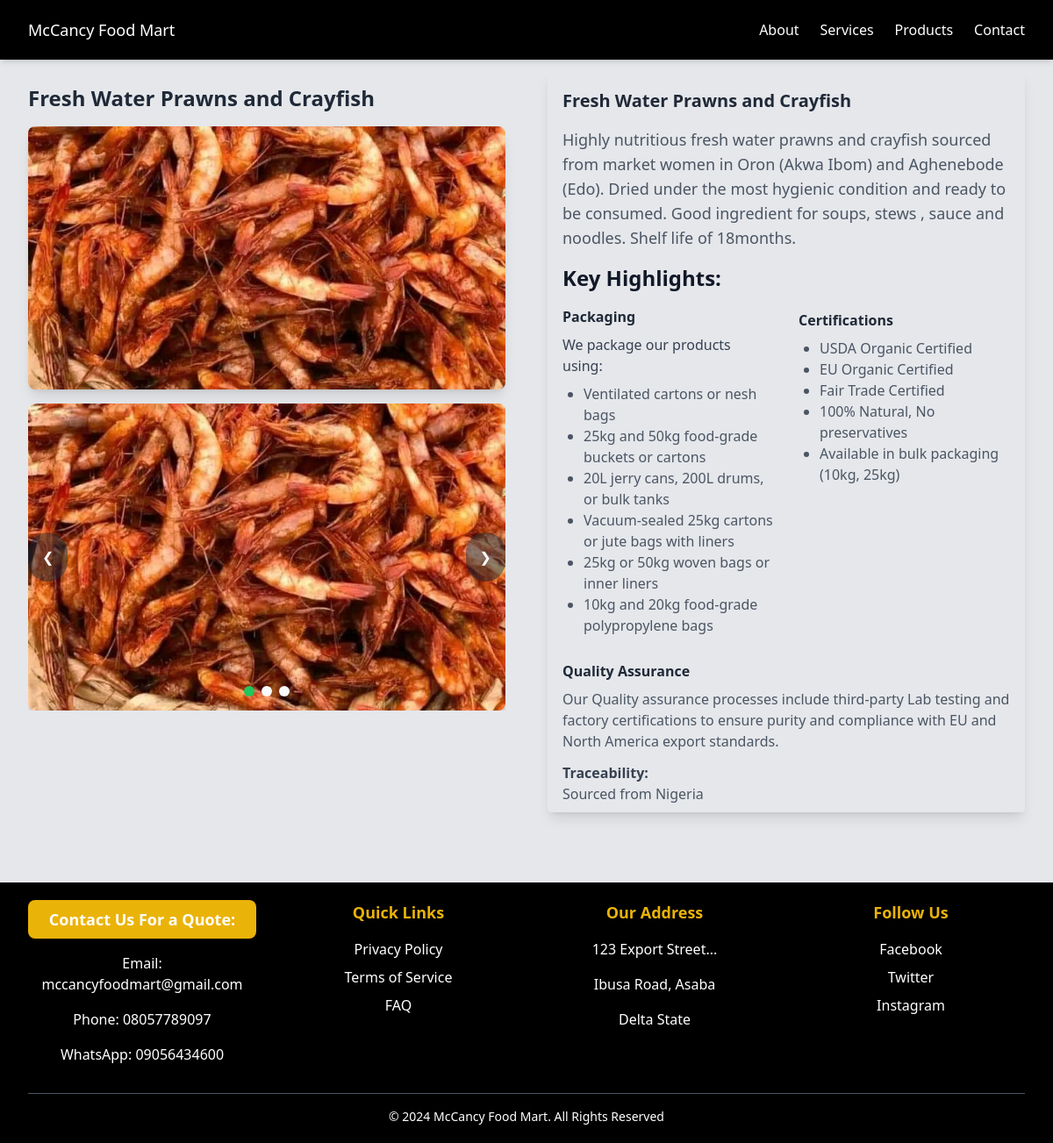
Screenshot of /product/fresh-water-prawns-and-crayfish/ with the database file from the repository.
### products/models.py (models this page shows, shortened)
class Product(models.Model):
    name = models.CharField(max_length=200)
    description = models.TextField()
    created_at = models.DateTimeField(auto_now_add=True)
    is_new_stock = models.BooleanField(default=True)
    slug = models.SlugField(unique=True, blank=True)

class ProductImage(models.Model):
    product = models.ForeignKey(Product, related_name='images', on_delete=models.CASCADE)
    image = models.ImageField(upload_to='product_images/')
    alt_text = models.CharField(max_length=255, blank=True, null=True)

class OwnerContact(models.Model):
    email = models.EmailField()
    mobile_number = models.CharField(max_length=15)
    whatsapp = models.CharField(max_length=15)

### products/views.py (the view)
# urls.py: path('product/<slug:slug>/', views.product_details, name='product_details'),
def product_details(request, slug):
    product = get_object_or_404(Product, slug=slug)
    images = product.images.all()
    return render(request, 'product_detail.html', {'product':product, 'images':images})

### products/context_processors.py (called while the page is built)
def owner_contact(request):
    owner_contact = OwnerContact.objects.first()
    return {'owner_contact':owner_contact}

### templates/product_detail.html (shortened to what this page needs)
{% extends 'base.html' %}
{% block content %}
<section class="py-20 bg-gray-200">
    <div class="max-w-7xl mx-auto px-4 sm:px-6 lg:px-8">
        <div class="grid grid-cols-1 lg:grid-cols-2 gap-12">
            <div class="">
            <h2 class="text-2xl font-bold text-gray-800 py-4">{{product.name}}</h2>
            <div class=" w-full h-[300px] mb-4">
                <img src="{{product.images.first.image.url}}"  alt="{{product.images.first.alt_text}}" class="w-full h-full object-cover rounded-lg shadow-lg"/>
            </div>
            {% if product.images.count > 1 %}
            <div class="relative">
                <div class="carousel-container overflow-hidden relative">
                    <div class="carousel-inner flex transition-transform duration-500">
                    {% for image in product.images.all %}
                    <div class="carousel-item flex-shrink-0 flex justify-center w-full h-[350px]">
                        <img src="{{image.image.url}}" class="w-full object-cover rounded-lg shadow-lg" alt="...">
                    </div>
                    {% endfor %}
                    </div>
                </div>
                <div class="absolute bottom-4 left-1/2 transform -translate-x-1/2 flex space-x-2">
                    {% for image in product.images.all %}
                    <button class="indicator w-3 h-3 rounded-full bg-gray-50 focus:outline-none" data-index="{{forloop.counter0}}"></button>
                    {% endfor %}
                </div>
                    <button class="absolute top-1/2 left-0 transform -translate-y-1/2 p-4 text-white bg-gray-800 bg-opacity-50 hover:bg-opacity-75 rounded-full" id="prevBtn">&#10094;</button>
                    <button class="absolute top-1/2 right-0 transform -translate-y-1/2 p-4 text-white bg-gray-800 bg-opacity-50 hover:bg-opacity-75 rounded-full" id="nextBtn">&#10095;</button>
            </div>
            {% endif %}
        </div>
        <aside class="border px-4 rounded shadow-lg">
            <div class="mt-5">
            <h2 class="text-xl font-bold text-gray-800">{{product.name}}</h2>
            <p class="mt-4 text-lg text-gray-600">{{product.description}}</p>
            </div>
            <h2 class="font-semibold text-2xl text-gray-900 mt-4 mb-2">Key Highlights: </h2>
            <div class="grid grid-cols-1 lg:grid-cols-2 gap-7">
            <div class="mt-2">
                <h2 class="font-semibold text-gray-800 mb-2">Packaging</h2>
                <p class=" text-gray-700">We package our products using:</p>
                <ul class="list-disc ml-6 mt-2 mb-4 text-gray-600">
                    <li>Ventilated cartons or nesh bags</li>
                    <li>25kg and 50kg food-grade buckets or cartons </li>
                    <li>20L jerry cans, 200L drums, or bulk tanks</li>
                    <li>Vacuum-sealed 25kg cartons or jute bags with liners</li>
                    <li>25kg or 50kg woven bags or inner liners</li>
                    <li>10kg and 20kg food-grade polypropylene bags</li>
                </ul>
            </div>
            <div class="mt-2">
                <h3 class="font-semibold text-gray-800 mt-1">Certifications </h3>
                <ul class="list-disc ml-6 mt-2 mb-4 text-gray-600">
                  <li>USDA Organic Certified</li>
                  <li>EU Organic Certified</li>
                  <li>Fair Trade Certified</li>
                  <li>100% Natural, No preservatives</li>
                  <li>Available in bulk packaging (10kg, 25kg)</li>
                </ul>
            </div>
        </div>
            <div class="mt-3">
                <h3 class="font-semibold text-gray-800">Quality Assurance </h3>
                <p class="text-gray-600 mt-2">Our Quality assurance processes include third-party Lab testing and factory certifications to ensure purity and compliance with EU and North America export standards.</p>
            </div>
            <div class="mt-3 mb-2">
                <p class="font-semibold text-gray-700">Traceability:</p>
                <p class="text-gray-600">Sourced from Nigeria</p>
            </div>
        </aside>
    </div>
    </div>
</section>
{% endblock %}

### templates/base.html (shortened to what this page needs)
{% load static %}
<!DOCTYPE html>
<html lang="en">
<head>
    <link rel="stylesheet" href="{% static 'css/styles.css' %}">
</head>
<body class="bg-gray-100">
    <nav class="bg-black p-2 fixed top-0 left-0 w-full z-50 shadow-md">
        <div class="max-w-7xl mx-auto px-6 py-3">
            <div class="flex items-center justify-between">
                <div class="text-white text-lg semibold">
                    <a href="/" class="hover:text-gray-200">McCancy Food Mart</a>
                </div>
                <div class="hidden md:flex space-x-6">
                    <a href="/#about" class="text-white hover:text-gray-200">About</a>
                    <a href="/#services" class="text-white hover:text-gray-200">Services</a>
                    <a href="/#products" class="block text-white hover:text-gray-200">Products</a>
                    <a href="/#contact" class="text-white hover:text-gray-200">Contact</a>
                </div>
            </div>
        </div>
    </nav>
    {% block content %}
    {%  endblock %}
    <footer class="bg-black p-2 text-white text-center" id="contact">
        <div class="max-w-7xl mx-auto px-6 py-3">
            <div class="grid grid-cols-1 sm:grid-cols-2 lg:grid-cols-4 gap-8">
                <div class="space-y-4">
                    <h3 class="text-lg font-semibold py-2 bg-yellow-500 hover:bg-green-500 rounded-lg">Contact Us For a Quote:</h3>
                    <p class="hover:text-green-400 hover:underline">Email: <a href="mailto:{{owner_contact.email}}">{{owner_contact.email}}</a> </p>
                    <p class="hover:text-green-400 hover:underline">Phone: <a href="tel:{{owner_contact.mobile_number}}">{{owner_contact.mobile_number}}</a></p>
                    <p class="hover:text-green-400 hover:underline">WhatsApp: <a href="https://wa.me/{{owner_contact.whatsapp}}">{{owner_contact.whatsapp}}</a></p>
                </div>
                <div class="space-y-4">
                    <h3 class="text-lg text-yellow-500 font-semibold">Quick Links</h3>
                     <ul class="space-y-2">
                        <li><a href="#" class="hover:text-green-300 hover:underline">Privacy Policy </a></li>
                        <li><a href="#" class="hover:text-green-300 hover:underline">Terms of Service </a></li>
                        <li><a href="#" class="hover:text-green-300 hover:underline">FAQ</a></li>
                     </ul>
                </div>
                <div class="space-y-4">
                    <h3 class="text-lg text-yellow-500 font-semibold">Our Address</h3>
                    <p class="block hover:text-green-300">123 Export Street...</p>
                    <p class="block hover:text-green-300">Ibusa Road, Asaba</p>
                    <p class="block hover:text-green-300">Delta State</p>
                </div>
                <div class="space-y-4">
                    <h3 class="text-lg text-yellow-500 font-semibold">Follow Us</h3>
                    <ul class="space-y-2">
                    <li><a href="#" class="hover:text-green-300 hover:underline">Facebook </a></li>
                    <li><a href="#" class="hover:text-green-300 hover:underline">Twitter </a></li>
                    <li><a href="#" class="hover:text-green-300 hover:underline">Instagram</a></li>
                    </ul>
                </div>
            </div>
            <div class="mt-8 border-t border-gray-600 pt-4 text-center text-sm">
                <p class="block">&copy; 2024 McCancy Food Mart. All Rights Reserved</p>
            </div>
        </div>
    </footer>
</body>
</html>

### rows the page displays
Product: name "Fresh Water Prawns and Crayfish", images.first.image (picture), description "Highly nutritious fresh water prawns and crayfish sourced from market women in Oron (Akwa Ibom) and Aghenebode (Edo). Dried under the most hygienic condition and ready to be consumed. Good ingredient for soups, stews , sauce and noodles. Shelf life of 18months."
ProductImage: image (picture)
OwnerContact: email "mccancyfoodmart@gmail.com", mobile_number "08057789097", whatsapp "09056434600"
